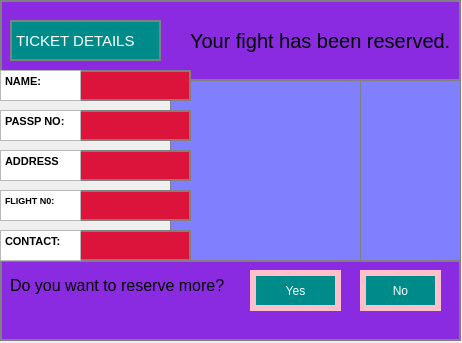
<?xml version="1.0" encoding="UTF-8"?>
<ui version="4.0">
 <class>confirmpage</class>
 <widget class="QDialog" name="confirmpage">
  <property name="geometry">
   <rect>
    <x>0</x>
    <y>0</y>
    <width>462</width>
    <height>343</height>
   </rect>
  </property>
  <property name="windowTitle">
   <string>Dialog</string>
  </property>
  <widget class="QLabel" name="label">
   <property name="geometry">
    <rect>
     <x>190</x>
     <y>20</y>
     <width>271</width>
     <height>41</height>
    </rect>
   </property>
   <property name="font">
    <font>
     <pointsize>15</pointsize>
    </font>
   </property>
   <property name="text">
    <string>Your fight has been reserved.</string>
   </property>
  </widget>
  <widget class="QPushButton" name="yes">
   <property name="geometry">
    <rect>
     <x>250</x>
     <y>270</y>
     <width>91</width>
     <height>41</height>
    </rect>
   </property>
   <property name="styleSheet">
    <string notr="true">QPushButton {
  background-color: rgb(  0,139,139);
  color: white; 
  border: 6px solid pink;
}

QPushButton:pressed {
    background-color: qlineargradient(x1: 0, y1: 0, x2: 0, y2: 1,
                                      stop: 0 #FF7832, stop: 1 #FF9739);
}</string>
   </property>
   <property name="text">
    <string>Yes</string>
   </property>
  </widget>
  <widget class="QPushButton" name="pushButton_2">
   <property name="geometry">
    <rect>
     <x>360</x>
     <y>270</y>
     <width>81</width>
     <height>41</height>
    </rect>
   </property>
   <property name="styleSheet">
    <string notr="true">QPushButton {
  background-color: rgb(  0,139,139);
  color: white; 
  border: 6px solid pink;
}

QPushButton:pressed {
    background-color: qlineargradient(x1: 0, y1: 0, x2: 0, y2: 1,
                                      stop: 0 #FF7832, stop: 1 #FF9739);
}</string>
   </property>
   <property name="text">
    <string>No</string>
   </property>
  </widget>
  <widget class="QLabel" name="label_2">
   <property name="geometry">
    <rect>
     <x>10</x>
     <y>270</y>
     <width>221</width>
     <height>31</height>
    </rect>
   </property>
   <property name="font">
    <font>
     <pointsize>12</pointsize>
    </font>
   </property>
   <property name="text">
    <string>Do you want to reserve more?</string>
   </property>
  </widget>
  <widget class="QLabel" name="label_3">
   <property name="geometry">
    <rect>
     <x>10</x>
     <y>20</y>
     <width>151</width>
     <height>41</height>
    </rect>
   </property>
   <property name="font">
    <font>
     <pointsize>11</pointsize>
    </font>
   </property>
   <property name="styleSheet">
    <string notr="true">QLabel {
  background-color: rgb( 0,139,139);
  color: white; 
  border: 2px solid gray;
}</string>
   </property>
   <property name="text">
    <string>TICKET DETAILS</string>
   </property>
  </widget>
  <widget class="QLabel" name="user">
   <property name="geometry">
    <rect>
     <x>0</x>
     <y>70</y>
     <width>191</width>
     <height>31</height>
    </rect>
   </property>
   <property name="font">
    <font>
     <pointsize>9</pointsize>
    </font>
   </property>
   <property name="styleSheet">
    <string notr="true">QLabel {
  background-color: rgb( 220,20,60);
  color: white; 
  border: 2px solid gray;
}</string>
   </property>
   <property name="text">
    <string/>
   </property>
   <property name="alignment">
    <set>Qt::AlignLeading|Qt::AlignLeft|Qt::AlignVCenter</set>
   </property>
  </widget>
  <widget class="QLabel" name="loc">
   <property name="geometry">
    <rect>
     <x>0</x>
     <y>150</y>
     <width>191</width>
     <height>31</height>
    </rect>
   </property>
   <property name="styleSheet">
    <string notr="true">QLabel {
  background-color: rgb( 220,20,60);
  color: white; 
  border: 2px solid gray;
}</string>
   </property>
   <property name="text">
    <string/>
   </property>
   <property name="alignment">
    <set>Qt::AlignLeading|Qt::AlignLeft|Qt::AlignVCenter</set>
   </property>
  </widget>
  <widget class="QLabel" name="pass">
   <property name="geometry">
    <rect>
     <x>0</x>
     <y>110</y>
     <width>191</width>
     <height>31</height>
    </rect>
   </property>
   <property name="styleSheet">
    <string notr="true">QLabel {
  background-color: rgb( 220,20,60);
  color: white; 
  border: 2px solid gray;
}</string>
   </property>
   <property name="text">
    <string/>
   </property>
   <property name="alignment">
    <set>Qt::AlignLeading|Qt::AlignLeft|Qt::AlignVCenter</set>
   </property>
  </widget>
  <widget class="QLabel" name="ff">
   <property name="geometry">
    <rect>
     <x>0</x>
     <y>190</y>
     <width>191</width>
     <height>31</height>
    </rect>
   </property>
   <property name="styleSheet">
    <string notr="true">QLabel {
  background-color: rgb( 220,20,60);
  color: white; 
  border: 2px solid gray;
}</string>
   </property>
   <property name="text">
    <string/>
   </property>
   <property name="alignment">
    <set>Qt::AlignLeading|Qt::AlignLeft|Qt::AlignVCenter</set>
   </property>
  </widget>
  <widget class="QLabel" name="con">
   <property name="geometry">
    <rect>
     <x>0</x>
     <y>230</y>
     <width>191</width>
     <height>31</height>
    </rect>
   </property>
   <property name="styleSheet">
    <string notr="true">QLabel {
  background-color: rgb( 220,20,60);
  color: white; 
  border: 2px solid gray;
}</string>
   </property>
   <property name="text">
    <string/>
   </property>
   <property name="alignment">
    <set>Qt::AlignLeading|Qt::AlignLeft|Qt::AlignVCenter</set>
   </property>
  </widget>
  <widget class="QLabel" name="label_4">
   <property name="geometry">
    <rect>
     <x>170</x>
     <y>80</y>
     <width>191</width>
     <height>181</height>
    </rect>
   </property>
   <property name="font">
    <font>
     <pointsize>1</pointsize>
    </font>
   </property>
   <property name="styleSheet">
    <string notr="true">QLabel {
  background-color: rgb(128, 128, 255);
  color: white; 
  border: 1px solid gray;
}

</string>
   </property>
   <property name="text">
    <string/>
   </property>
   <property name="pixmap">
    <pixmap>../Contacts/Desktop/IAM-.png</pixmap>
   </property>
   <property name="scaledContents">
    <bool>true</bool>
   </property>
  </widget>
  <widget class="QLabel" name="label_5">
   <property name="geometry">
    <rect>
     <x>0</x>
     <y>260</y>
     <width>461</width>
     <height>81</height>
    </rect>
   </property>
   <property name="styleSheet">
    <string notr="true">QLabel {
  background-color: rgb( 138,43,226);
  color: white; 
  border: 2px solid gray;
}</string>
   </property>
   <property name="text">
    <string/>
   </property>
  </widget>
  <widget class="QLabel" name="label_6">
   <property name="geometry">
    <rect>
     <x>0</x>
     <y>0</y>
     <width>461</width>
     <height>81</height>
    </rect>
   </property>
   <property name="styleSheet">
    <string notr="true">QLabel {
  background-color: rgb( 138,43,226);
  color: white; 
  border: 2px solid gray;
}</string>
   </property>
   <property name="text">
    <string/>
   </property>
  </widget>
  <widget class="QLabel" name="label_7">
   <property name="geometry">
    <rect>
     <x>360</x>
     <y>80</y>
     <width>101</width>
     <height>181</height>
    </rect>
   </property>
   <property name="styleSheet">
    <string notr="true">QLabel {
  background-color: rgb(128, 128, 255);
  color: white; 
  border: 1px solid gray;
}

</string>
   </property>
   <property name="text">
    <string/>
   </property>
   <property name="pixmap">
    <pixmap>../Contacts/Desktop/190155.png</pixmap>
   </property>
   <property name="scaledContents">
    <bool>true</bool>
   </property>
  </widget>
  <widget class="QTextEdit" name="textEdit">
   <property name="geometry">
    <rect>
     <x>0</x>
     <y>70</y>
     <width>81</width>
     <height>31</height>
    </rect>
   </property>
   <property name="html">
    <string>&lt;!DOCTYPE HTML PUBLIC &quot;-//W3C//DTD HTML 4.0//EN&quot; &quot;http://www.w3.org/TR/REC-html40/strict.dtd&quot;&gt;
&lt;html&gt;&lt;head&gt;&lt;meta name=&quot;qrichtext&quot; content=&quot;1&quot; /&gt;&lt;style type=&quot;text/css&quot;&gt;
p, li { white-space: pre-wrap; }
&lt;/style&gt;&lt;/head&gt;&lt;body style=&quot; font-family:'MS Shell Dlg 2'; font-size:8.25pt; font-weight:400; font-style:normal;&quot;&gt;
&lt;p style=&quot; margin-top:0px; margin-bottom:0px; margin-left:0px; margin-right:0px; -qt-block-indent:0; text-indent:0px;&quot;&gt;&lt;span style=&quot; font-weight:600;&quot;&gt;NAME:&lt;/span&gt;&lt;/p&gt;&lt;/body&gt;&lt;/html&gt;</string>
   </property>
  </widget>
  <widget class="QTextEdit" name="textEdit_2">
   <property name="geometry">
    <rect>
     <x>0</x>
     <y>110</y>
     <width>81</width>
     <height>31</height>
    </rect>
   </property>
   <property name="html">
    <string>&lt;!DOCTYPE HTML PUBLIC &quot;-//W3C//DTD HTML 4.0//EN&quot; &quot;http://www.w3.org/TR/REC-html40/strict.dtd&quot;&gt;
&lt;html&gt;&lt;head&gt;&lt;meta name=&quot;qrichtext&quot; content=&quot;1&quot; /&gt;&lt;style type=&quot;text/css&quot;&gt;
p, li { white-space: pre-wrap; }
&lt;/style&gt;&lt;/head&gt;&lt;body style=&quot; font-family:'MS Shell Dlg 2'; font-size:8.25pt; font-weight:400; font-style:normal;&quot;&gt;
&lt;p style=&quot; margin-top:0px; margin-bottom:0px; margin-left:0px; margin-right:0px; -qt-block-indent:0; text-indent:0px;&quot;&gt;&lt;span style=&quot; font-weight:600;&quot;&gt;PASSP NO:&lt;/span&gt;&lt;/p&gt;&lt;/body&gt;&lt;/html&gt;</string>
   </property>
  </widget>
  <widget class="QTextEdit" name="textEdit_3">
   <property name="geometry">
    <rect>
     <x>0</x>
     <y>150</y>
     <width>81</width>
     <height>31</height>
    </rect>
   </property>
   <property name="html">
    <string>&lt;!DOCTYPE HTML PUBLIC &quot;-//W3C//DTD HTML 4.0//EN&quot; &quot;http://www.w3.org/TR/REC-html40/strict.dtd&quot;&gt;
&lt;html&gt;&lt;head&gt;&lt;meta name=&quot;qrichtext&quot; content=&quot;1&quot; /&gt;&lt;style type=&quot;text/css&quot;&gt;
p, li { white-space: pre-wrap; }
&lt;/style&gt;&lt;/head&gt;&lt;body style=&quot; font-family:'MS Shell Dlg 2'; font-size:8.25pt; font-weight:400; font-style:normal;&quot;&gt;
&lt;p style=&quot; margin-top:0px; margin-bottom:0px; margin-left:0px; margin-right:0px; -qt-block-indent:0; text-indent:0px;&quot;&gt;&lt;span style=&quot; font-weight:600;&quot;&gt;ADDRESS&lt;/span&gt;&lt;/p&gt;&lt;/body&gt;&lt;/html&gt;</string>
   </property>
  </widget>
  <widget class="QTextEdit" name="textEdit_4">
   <property name="geometry">
    <rect>
     <x>0</x>
     <y>190</y>
     <width>81</width>
     <height>31</height>
    </rect>
   </property>
   <property name="html">
    <string>&lt;!DOCTYPE HTML PUBLIC &quot;-//W3C//DTD HTML 4.0//EN&quot; &quot;http://www.w3.org/TR/REC-html40/strict.dtd&quot;&gt;
&lt;html&gt;&lt;head&gt;&lt;meta name=&quot;qrichtext&quot; content=&quot;1&quot; /&gt;&lt;style type=&quot;text/css&quot;&gt;
p, li { white-space: pre-wrap; }
&lt;/style&gt;&lt;/head&gt;&lt;body style=&quot; font-family:'MS Shell Dlg 2'; font-size:8.25pt; font-weight:400; font-style:normal;&quot;&gt;
&lt;p style=&quot; margin-top:0px; margin-bottom:0px; margin-left:0px; margin-right:0px; -qt-block-indent:0; text-indent:0px;&quot;&gt;&lt;span style=&quot; font-size:7pt; font-weight:600;&quot;&gt;FLIGHT N0:&lt;/span&gt;&lt;/p&gt;&lt;/body&gt;&lt;/html&gt;</string>
   </property>
  </widget>
  <widget class="QTextEdit" name="textEdit_5">
   <property name="geometry">
    <rect>
     <x>0</x>
     <y>230</y>
     <width>81</width>
     <height>31</height>
    </rect>
   </property>
   <property name="html">
    <string>&lt;!DOCTYPE HTML PUBLIC &quot;-//W3C//DTD HTML 4.0//EN&quot; &quot;http://www.w3.org/TR/REC-html40/strict.dtd&quot;&gt;
&lt;html&gt;&lt;head&gt;&lt;meta name=&quot;qrichtext&quot; content=&quot;1&quot; /&gt;&lt;style type=&quot;text/css&quot;&gt;
p, li { white-space: pre-wrap; }
&lt;/style&gt;&lt;/head&gt;&lt;body style=&quot; font-family:'MS Shell Dlg 2'; font-size:8.25pt; font-weight:400; font-style:normal;&quot;&gt;
&lt;p style=&quot; margin-top:0px; margin-bottom:0px; margin-left:0px; margin-right:0px; -qt-block-indent:0; text-indent:0px;&quot;&gt;&lt;span style=&quot; font-weight:600;&quot;&gt;CONTACT:&lt;/span&gt;&lt;/p&gt;&lt;/body&gt;&lt;/html&gt;</string>
   </property>
  </widget>
  <zorder>label_4</zorder>
  <zorder>label_6</zorder>
  <zorder>label_5</zorder>
  <zorder>label</zorder>
  <zorder>yes</zorder>
  <zorder>pushButton_2</zorder>
  <zorder>label_2</zorder>
  <zorder>label_3</zorder>
  <zorder>user</zorder>
  <zorder>loc</zorder>
  <zorder>pass</zorder>
  <zorder>ff</zorder>
  <zorder>con</zorder>
  <zorder>label_7</zorder>
  <zorder>textEdit</zorder>
  <zorder>textEdit_2</zorder>
  <zorder>textEdit_3</zorder>
  <zorder>textEdit_4</zorder>
  <zorder>textEdit_5</zorder>
 </widget>
 <resources/>
 <connections/>
</ui>
